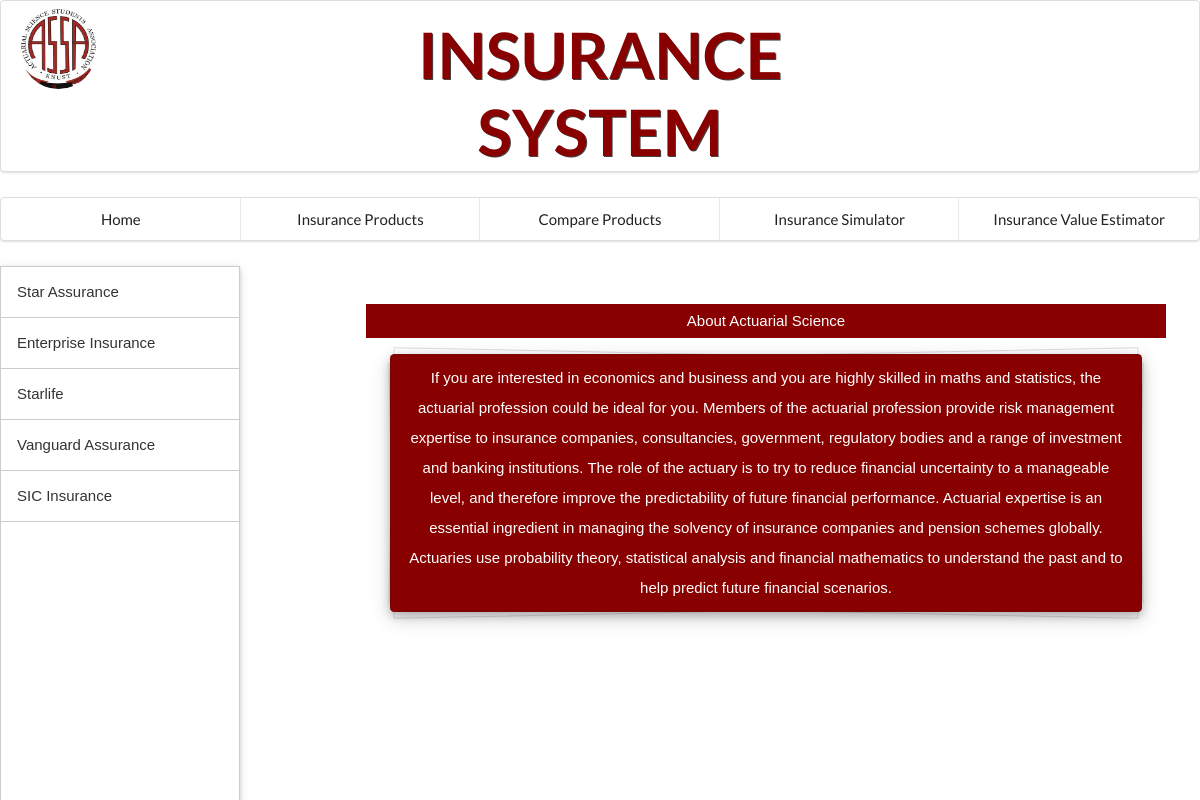
The page /product.php on the database its author committed.
### tables this page shows
CREATE TABLE `companies` (
  `c_id` int(10) UNSIGNED NOT NULL,
  `c_name` varchar(100) NOT NULL,
  `logo` varchar(70) NOT NULL,
  `location` text NOT NULL,
  `contact` varchar(16) NOT NULL
);

### classes/DB.php (called while the page is built, shortened)
 <?php
class DB
{
	private static $_instance = null;
	private $_pdo,
	        $_query,
	        $_results,
	        $_error = false,
	        $_count = 0;
	private function __construct() {
       try{
             $this->_pdo = new PDO('mysql:host=localhost;dbname=insurance', 'root', '');
       } catch(PDOException $e) {
       	   die($e->getMessage());
       }
	}
	public static function getInstance() {
		if(! isset(self::$_instance)) {
			self::$_instance = new DB();
		}
		return self::$_instance;
	}
   public function query($sql, $params= array()) {
   	   $this->_error = false;
   	   if($this->_query = $this->_pdo->prepare($sql)) {
   	   	 if($this->_query->execute()) {
   	   	      $this->_results = $this->_query->fetchAll(PDO::FETCH_OBJ);
   	     } else {
   	     	  $this->_error = true;
   	     }
   	   }
   	   return $this;
   }
   public function action($action, $table, $where= array())
   {
       if(count($where) === 3) {
          $operators = array('=', '<', '>', '<=', '>=', 'like');
          $field    = $where[0];
          $operator = $where[1];
          $value    = $where[2];
          if(in_array($operator, $operators)) {
             $sql = "{$action} FROM {$table} WHERE {$field} {$operator} ?";
             if(! $this->query($sql, array($value))->error()) {
               return $this;
             }
          }
       }
       elseif(count($where) == 0) {
            $sql = "{$action} FROM {$table}";
            if(!$this->query($sql, array())->error()) {
               return $this;
            }
       }
       return false;
   }
   public function get($table,  array $where)
   {
        return $this->action('SELECT *', $table, $where);
   }
   public function results()
   {
   	   return $this->_results;
   }
  public function error()
  {
        return $this->_error;
  }
}
?>

### product.php (the view, shortened to what this page needs)
<?php
  $c=0;
  $companies = DB::getInstance()->get('companies', array())->results();
?>
<!DOCTYPE html>
<html>
<head>
  <link rel="stylesheet" type="text/css" href="./assets/Semantic-UI-master/dist/semantic.min.css">
  <link rel="stylesheet" type="text/css" href="./assets/css/bootstrap.min.css">
  <link rel="stylesheet" type="text/css" href="./assets/css/w3.css">
  <link rel="stylesheet" type="text/css" href="./assets/css/style.css">
  <link rel="stylesheet" type="text/css" href="./assets/css/font-awesome.min.css">
  <link rel="stylesheet" type="text/css" href="//code.jquery.com/ui/1.11.4/themes/smoothness/jquery-ui.css">
</head>
<body>
   <?php require_once "./includes/header.php"; ?>
  <div class="">
   <nav class="w3-sidenav sidenavopen w3-card-2 w3-border w3-margin-top" style="width:20%" id="mySidenav">
   <?php foreach ($companies as $company) :?>
    <a class="w3-padding-16 w3-border-bottom w3-hover-shadow menu1" href="javascript:void(0)" onclick="editorAssistant('<?php echo $company->c_id; ?>')">
        <?php echo $company->c_name;$c++; ?>
    </a>
  <?php endforeach;?>
  </nav>
   <div class="w3-padding-32 pane" role="tablist" aria-multiselectable="true" id="accordion">
      <div class="w3-panel w3-padding-8 w3-text-white" type="button" id="accord" data-parent="#accordion" style="cursor: pointer;background-color: #880000;margin-left: 27%;width: 100%">
        About Actuarial Science
      </div>
      <div>
        <div class="w3-card-4 w3-padding ui piled segment w3-text-white" style="width: 94%;margin-left: 30%;line-height: 30px;background-color: #880000;">
          If you are interested in economics and business and you are highly skilled in maths and statistics, the actuarial profession could be ideal for you. Members of the actuarial profession provide risk management expertise to insurance companies, consultancies, government, regulatory bodies and a range of investment and banking institutions. The role of the actuary is to try to reduce financial uncertainty to a manageable level, and therefore improve the predictability of future financial performance. Actuarial expertise is an essential ingredient in managing the solvency of insurance companies and pension schemes globally. Actuaries use probability theory, statistical analysis and financial mathematics to understand the past and to help predict future financial scenarios.
        </div>
      </div>
</div>
</body>
</html>

### assets/css/w3.css (style rules this page uses)
*,*:before,*:after { box-sizing:inherit }
html { -ms-text-size-adjust:100%;-webkit-text-size-adjust:100% }
body { margin:0 }
article,aside,details,figcaption,figure,footer,header,main,menu,nav,section,summary { display:block }
a { background-color:transparent;-webkit-text-decoration-skip:objects }
button,html [type=button],[type=reset],[type=submit] { -webkit-appearance:button }
html,body { font-family:Verdana,sans-serif;font-size:15px;line-height:1.2 }
html { overflow-x:hidden }
a { color:inherit }
.w3-navbar a,.w3-topnav a,.w3-sidenav a,.w3-dropdown-content a,.w3-accordion-content a,.w3-dropnav a { text-decoration:none!important }
.w3-btn,.w3-btn-floating,.w3-dropnav a,.w3-btn-floating-large,.w3-btn-block,.w3-hover-shadow,.w3-hover-opacity,.w3-hover-opacity-off, .w3-navbar a,.w3-sidenav a,.w3-pagination li a,.w3-hoverable tbody tr,.w3-hoverable li,.w3-accordion-content a,.w3-dropdown-content a,.w3-dropdown-click:hover,.w3-dropdown-hover:hover,.w3-opennav,.w3-closenav,.w3-closebtn, .w3-hover-amber,.w3-hover-aqua,.w3-hover-blue,.w3-hover-light-blue,.w3-hover-brown,.w3-hover-cyan,.w3-hover-blue-grey,.w3-hover-green,.w3-hover-light-green,.w3-hover-indigo,.w3-hover-khaki,.w3-hover-lime,.w3-hover-orange,.w3-hover-deep-orange,.w3-hover-pink, .w3-hover-purple,.w3-hover-,.w3-hover-deep-purple,.w3-hover-red,.w3-hover-sand,.w3-hover-teal,.w3-hover-yellow,.w3-hover-white,.w3-hover-black,.w3-hover-grey,.w3-hover-light-grey,.w3-hover-dark-grey,.w3-hover-text-amber,.w3-hover-text-aqua,.w3-hover-text-blue,.w3-hover-text-light-blue, .w3-hover-text-brown,.w3-hover-text-cyan,.w3-hover-text-blue-grey,.w3-hover-text-green,.w3-hover-text-light-green,.w3-hover-text-indigo,.w3-hover-text-khaki,.w3-hover-text-lime,.w3-hover-text-orange,.w3-hover-text-deep-orange,.w3-hover-text-pink,.w3-hover-text-purple, .w3-hover-text-deep-purple,.w3-hover-text-red,.w3-hover-text-sand,.w3-hover-text-teal,.w3-hover-text-yellow,.w3-hover-text-white,.w3-hover-text-black,.w3-hover-text-grey,.w3-hover-text-light-grey,.w3-hover-text-dark-grey { -webkit-transition:background-color .3s,color .15s,box-shadow .3s,opacity 0.3s;transition:background-color .3s,color .15s,box-shadow .3s,opacity 0.3s }
.w3-sidenav { height:100%;width:200px;background-color:#fff;position:fixed!important;z-index:1;overflow:auto }
.w3-sidenav a { padding:4px 2px 4px 16px }
.w3-sidenav a,.w3-dropnav a { display:block }
,.w3-actuarial:hover { background-color:#880000;color:#fff }
.w3-container:after,.w3-panel:after,.w3-row:after,.w3-row-padding:after,.w3-topnav:after,.w3-clear:after,.w3-btn-group:before,.w3-btn-group:after,.w3-btn-bar:before,.w3-btn-bar:after { content:"";display:table;clear:both }
.w3-border { border:1px solid #ccc!important }
.w3-border-bottom { border-bottom:1px solid #ccc!important }
.w3-margin-top { margin-top:16px!important }
.w3-padding-medium,.w3-padding,.w3-form { padding:8px 16px!important }
.w3-padding-8 { padding-top:8px!important;padding-bottom:8px!important }
.w3-padding-16 { padding-top:16px!important;padding-bottom:16px!important }
.w3-padding-32 { padding-top:32px!important; padding-bottom:32px!important; padding-left: 150px; width: 950px !important }
.w3-panel { padding:0.01em 16px;margin-top:16px!important;margin-bottom:16px!important }
.w3-card-2,.w3-example { box-shadow:0 2px 4px 0 rgba(0,0,0,0.16),0 2px 10px 0 rgba(0,0,0,0.12)!important }
.w3-card-4,.w3-hover-shadow:hover { box-shadow:0 4px 8px 0 rgba(0,0,0,0.2),0 6px 20px 0 rgba(0,0,0,0.19)!important }
.w3-text-white,.w3-hover-text-white:hover { color:#fff!important;text-align:center!important }

### assets/css/style.css (style rules this page uses)
.w3-margin-top { margin-top: 10px!important; border-top: 0px; }
#accord { text-align: center; }

### rows shown on the page
companies: c_name "Star Assurance"
companies: c_name "Enterprise Insurance"
companies: c_name "Starlife"
companies: c_name "Vanguard Assurance"
companies: c_name "SIC Insurance"
